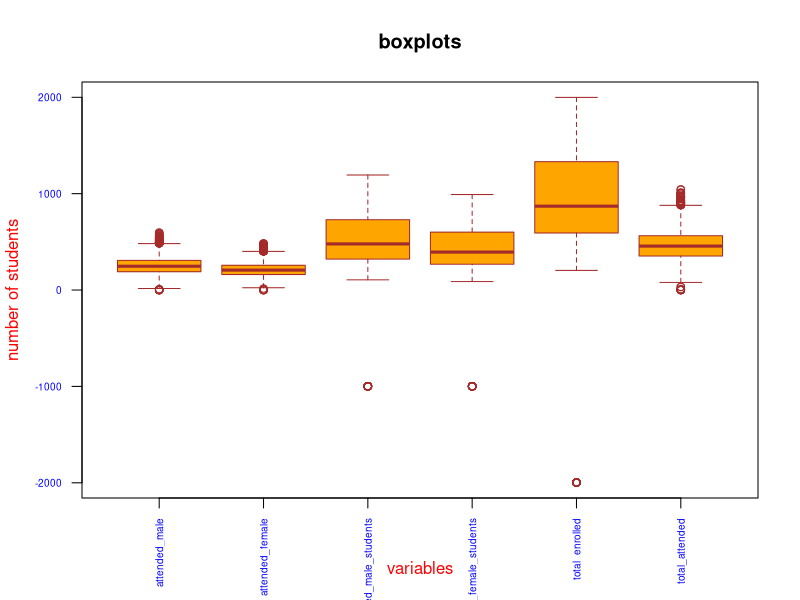
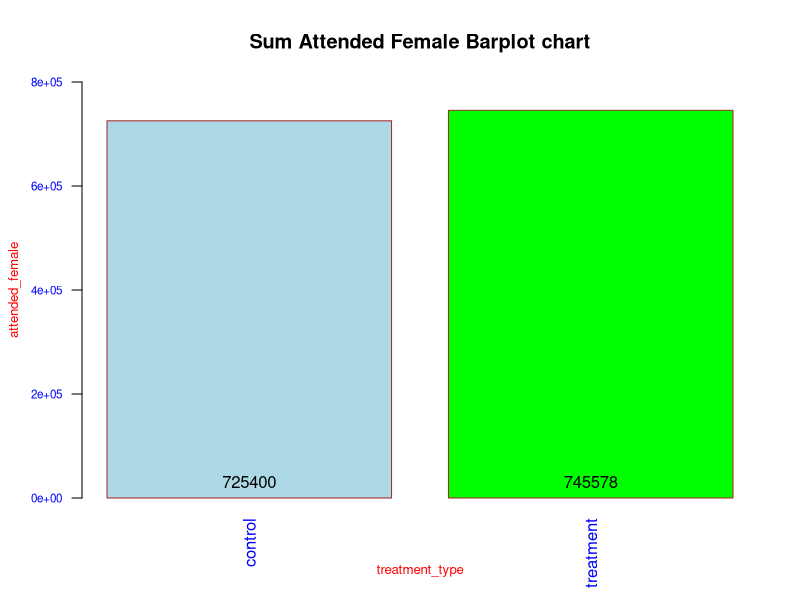
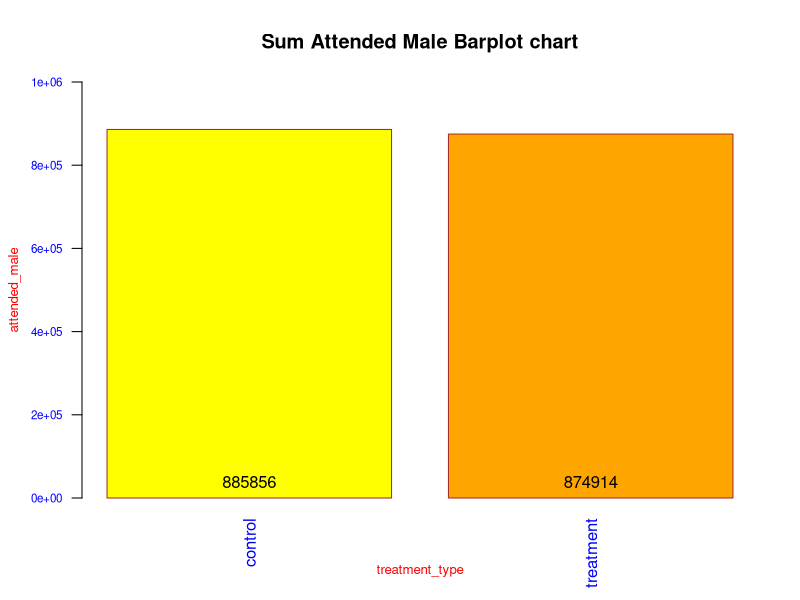
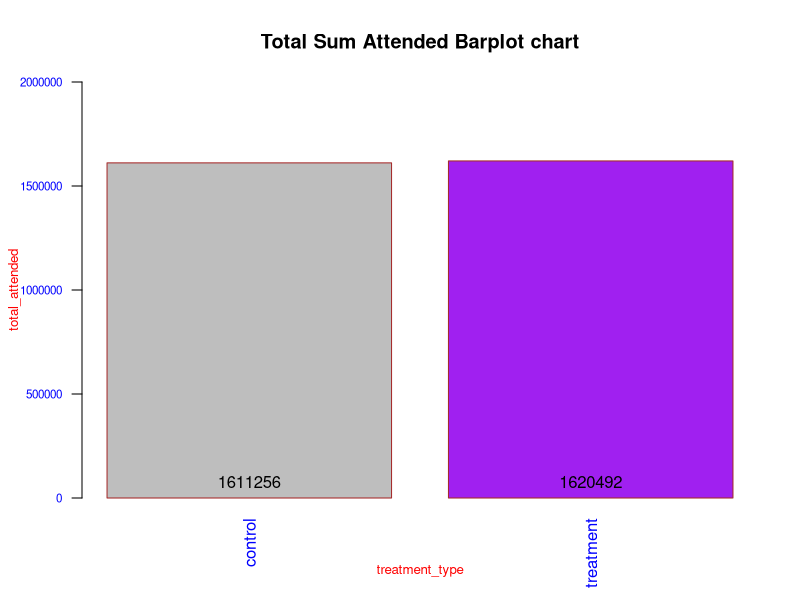
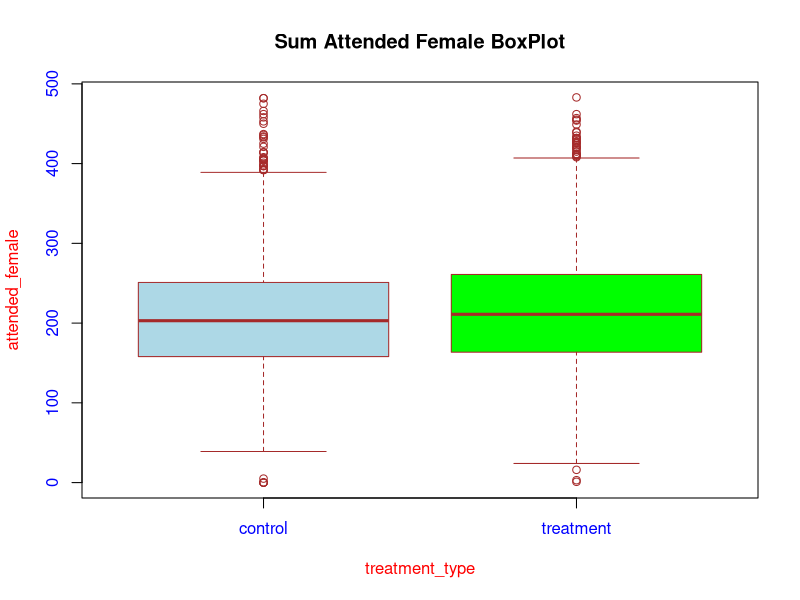
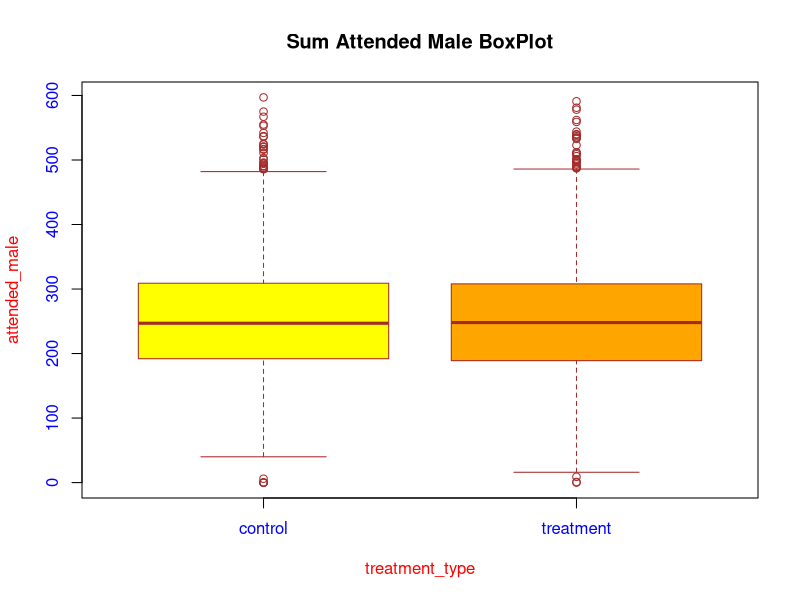
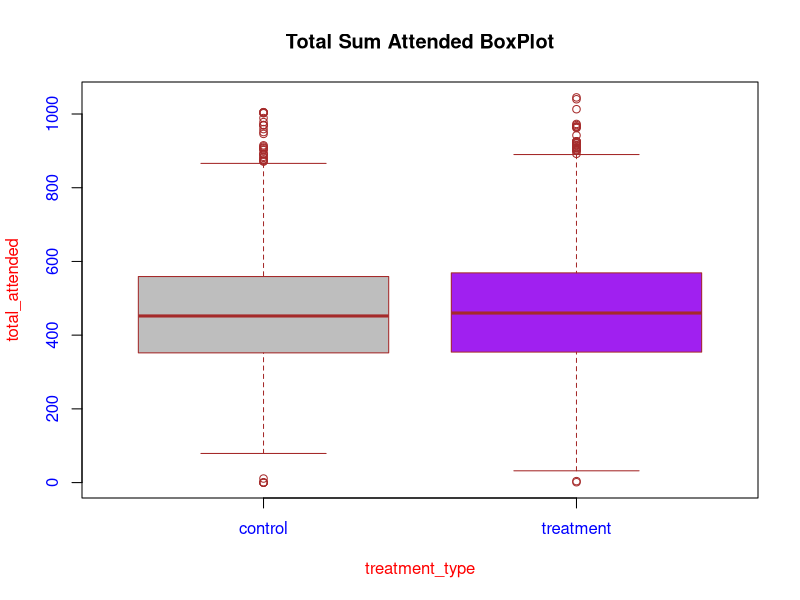
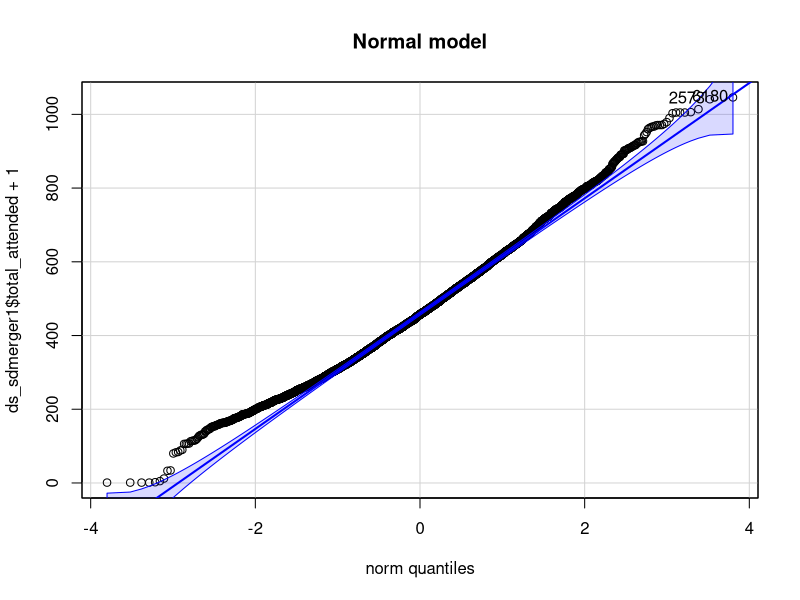

Write the R code that produced these figures, in order.
## ---- chunk 1
knitr::opts_chunk$set(echo = TRUE, message = FALSE, warning = FALSE)
#echo=FALSE indicates that the code will not be shown in the final document 
#(though any results/output would still be displayed).
#include=FALSE to have the chunk evaluated, but neither the code nor its output displayed
# warning=FALSE and message=FALSE suppress any R warnings or messages from being included 
#in the final document
## ---- chunk 2
#Import relevant packages
library(stats)
library(psych)
library(ggplot2)
## ---- chunk 3
#loading the excel dataset with two sheets
library("readxl")
setwd('E:/Documents/Reinp/GitHub Respositories/AB_Testing-with-RStudio')
ds_sd<-read_excel('School data.xlsx', sheet = "Data")
View(ds_sd)
attach(ds_sd)

ds_sd1<-read_excel('School data.xlsx', sheet = "District names")
View(ds_sd1)
attach(ds_sd1)
## ---- chunk 4
#learn more about the dataset
help(ds_sd)
??ds_sd
str(ds_sd)
class(ds_sd)
typeof(ds_sd) 
length(ds_sd)
names(ds_sd) #display variable names
#attributes(ds_sd) #names(ds_sd), class(ds_sd), row.names(ds_sd)
## ---- chunk 5
#distribution of input variables
table(ds_sd$district_id)
table(ds_sd1$"DISTRICT ID")
## ---- chunk 6
#unique values per column
unique(ds_sd$district_id)
unique(ds_sd1$"DISTRICT ID")
## ---- chunk 7
#district_id 200 in (ds_sd dataframe) is not in the (ds-sd1 dataframe)
#DISTRICT ID 1 in (ds_sd1 dataframe) is not in the (ds-sd dataframe)
#DISTRICT ID 2 in (ds_sd1 dataframe) is not in the (ds-sd dataframe)
#DISTRICT ID 112 in (ds_sd1 dataframe) is not in the (ds-sd dataframe)
## ---- chunk 8
ds_sdmerge <- merge(ds_sd, ds_sd1, by.x = "district_id", by.y = "DISTRICT ID") #N/A. 
#This is default #Keep rows where there’s a match in both #innerjoin
View(ds_sdmerge)

ds_sdmerge1 <- merge(ds_sd, ds_sd1, by.x = "district_id", by.y = "DISTRICT ID", all.x = TRUE)
#Keep all rows from x, regardless of match in y #leftJoin even if there's no match in y
View(ds_sdmerge1)

ds_sdmerge2 <- merge(ds_sd, ds_sd1, by.x = "district_id", by.y = "DISTRICT ID", all.y = TRUE)
#Keep all rows from y, regardless of match in x #Rightjoin even if there's no match in x
View(ds_sdmerge2)

ds_sdmerge3 <- merge(ds_sd, ds_sd1, by.x = "district_id", by.y = "DISTRICT ID", all= TRUE)
#Keep all rows from x AND from y #Outerjoin 
View(ds_sdmerge3)

#We select default merge for the final data. It keeps rows where there’s a match in both. 
#we get a total of 6970 schools

## ---- chunk 9
#add total_enrolled column by computing the total number of student enrolled and total number 
#of attended in each school
#Get the total number of student enrolled in each school by adding enrolled_male_students 
#and enrolled_female_students columns

#Adding by equation
ds_sdmerge$total_enrolled=ds_sdmerge$enrolled_male_students + ds_sdmerge$enrolled_female_students
ds_sdmerge$total_attended=ds_sdmerge$attended_male + ds_sdmerge$attended_female

#transform() function
ds_sdmerge1 <- transform(ds_sdmerge1, total_enrolled = enrolled_male_students +
                    enrolled_female_students)
ds_sdmerge1 <- transform(ds_sdmerge1, total_attended = attended_male + attended_female)

#apply() function
ds_sdmerge2$total_enrolled <- apply(ds_sdmerge2[,c('enrolled_male_students',
                          'enrolled_female_students')], 1, function(x) sum(x))
ds_sdmerge2$total_attended <- apply(ds_sdmerge2[,c('attended_male', 'attended_female')], 1,
                              function(x) sum(x))

#tidyverse's dplyr
library(dplyr)
ds_sdmerge3 <- mutate(ds_sdmerge3, total_enrolled = enrolled_male_students +
                        enrolled_female_students)
ds_sdmerge3 <- mutate(ds_sdmerge3, total_attended = attended_male + attended_female)

## ---- chunk 10
#summary statistics
summary(ds_sdmerge) #summarizes the dataset
describe(ds_sdmerge)
## ---- chunk 11
#Create the school_id variable by first sorting the data within each district by the total
#number of enrollees per school. Let the ID be 1 for the school within each district with the
#highest number of enrolled students, 2 for the second highest and so on........

ds_sdmerge <- arrange(ds_sdmerge,district_id,desc(total_enrolled))


ds_sdmerger <- ds_sdmerge %>% 
  group_by(district_id) %>% 
  mutate(school_id = rank(desc(total_enrolled), ties.method = "first"))

View(ds_sdmerger)
head(ds_sdmerger)
tail(ds_sdmerger)

## ---- chunk 12
#Check the numeric variables for outliers.
describe(ds_sdmerger)

## We use boxplot to visualize for any outliers

boxplot(ds_sdmerger [, c("attended_male", "attended_female", "enrolled_male_students",
      "enrolled_female_students", "total_enrolled", "total_attended")], main="boxplots",
xlab="variables",
ylab="number of students",
col="orange",
border="brown", las = 2, cex.axis = 0.6, col.axis = 'blue', col.lab = 'red')

## ---- chunk 13
#From the boxplot above, outliers are present in form of negative count of students.
#There are negative values in enrolled_male_students and in enrolled_female_students leading 
#to a negative total_enrolled
## ---- chunk 14
#cleaning data from the outliers
ds_sdmerger1 <- ds_sdmerger[(ds_sdmerger[,8]>0),]
View(ds_sdmerger1)
describe(ds_sdmerger1)
## ---- chunk 15
#Label values for the treatment variable appropriately (1 = Treatment, 0 = Control)
ds_sdmerger1$treatment_type <- factor(ds_sdmerger1$treatment, levels = c(0,1), 
                                      labels = c("control", "treatment"))
View(ds_sdmerger1)


which(is.na(ds_sdmerger1$total_attended)) #check for missing values

which(!complete.cases(ds_sdmerger1))
## ---- chunk 16
#Create a well labelled graphs showing the difference in attendance between treatment 
#and control schools.

bp1 <- barplot(tapply(ds_sdmerger1$attended_female, ds_sdmerger1$treatment_type, FUN=sum), 
    xlab="treatment_type",ylab="attended_female",col=c("lightblue", "green"), 
main="Sum Attended Female Barplot chart",border="brown" , col.axis = 'blue', col.lab = 'red',
cex.axis = 0.7, cex.lab = 0.8, las = 2, ylim=c(0, 800000))
text(bp1, 0, tapply(ds_sdmerger1$attended_female, ds_sdmerger1$treatment_type, FUN=sum), 
     cex=1,pos=3)


bp2 <- barplot(tapply(ds_sdmerger1$attended_male, ds_sdmerger1$treatment_type, FUN=sum),
    xlab="treatment_type",ylab="attended_male",col=c("yellow", "orange"),
    main="Sum Attended Male Barplot chart",border="brown" , col.axis = 'blue', col.lab = 'red',
    cex.axis = 0.7, cex.lab = 0.8, las = 2, ylim=c(0, 1000000))
text(bp2, 0, tapply(ds_sdmerger1$attended_male, ds_sdmerger1$treatment_type, FUN=sum), 
     cex=1,pos=3)


bp3 <- barplot(tapply(ds_sdmerger1$total_attended, ds_sdmerger1$treatment_type, FUN=sum), 
      xlab="treatment_type",ylab="total_attended",col=c("grey", "purple"),
  main="Total Sum Attended Barplot chart",border="brown" , col.axis = 'blue', col.lab = 'red',
  cex.axis = 0.7, cex.lab = 0.8, las = 2, ylim=c(0, 2000000))
text(bp3, 0, tapply(ds_sdmerger1$total_attended, ds_sdmerger1$treatment_type, FUN=sum), 
     cex=1,pos=3)
## ---- chunk 17
#relationship between treatment_type and total_attended by means of a boxplot
boxplot(attended_female ~ treatment_type,
col=c("lightblue", "green"),ds_sdmerger1,
col.axis = 'blue', col.lab = 'red', border="brown",
main="Sum Attended Female BoxPlot")

boxplot(attended_male ~ treatment_type,
col=c("yellow", "orange"),ds_sdmerger1,
col.axis = 'blue', col.lab = 'red', border="brown",
main="Sum Attended Male BoxPlot")


boxplot(total_attended ~ treatment_type,
col=c("gray","purple"),ds_sdmerger1,
col.axis = 'blue', col.lab = 'red', border="brown",
main="Total Sum Attended BoxPlot")
## ---- chunk 18
#finding a fitting distribution for the total attended variable
library(car)
library(MASS) #So that distributions that must be non-zero can make sense of my data

qqp(ds_sdmerger1$total_attended+1, "norm", main="Normal model")

qqp(ds_sdmerger1$total_attended+1, "lnorm", main="LogNormal model") #lnorm means lognormal

# qqp requires estimates of the parameters of the negative binomial, Poisson
# and gamma distributions. You can generate estimates using the fitdistr
# function.

#negative binomial and gamma distributions can only handle positive numbers.
#Poisson distribution can only handle positive whole numbers. 
#Binomial and Poisson distributions are different from the others because they 
#are discrete rather than continuous, which means they quantify distinct, 
#countable events or the probability of these events

nbinom <- fitdistr(ds_sdmerger1$total_attended+1, "Negative Binomial")
qqp(ds_sdmerger1$total_attended+1, "nbinom", size = nbinom$estimate[[1]], mu =
      nbinom$estimate[[2]], main="Negative Binomial model")

pois <- fitdistr(ds_sdmerger1$total_attended+1, "Poisson")
qqp(ds_sdmerger1$total_attended+1, "pois", lambda=pois$estimate, main="Poisson model")

gamma <- fitdistr(ds_sdmerger1$total_attended+1, "gamma")
qqp(ds_sdmerger1$total_attended+1, "gamma", shape = gamma$estimate[[1]], rate =
      gamma$estimate[[2]], main="Gamma model")
## ---- chunk 19
#Armed with the knowledge of which probability distribution fits best, 
#we can try fitting a model


#A mixed model is similar in many ways to a linear model. 
#It estimates the effects of one or more explanatory variables on a response variable.
#The output of a mixed model will give you a list of explanatory values, estimates and
#confidence intervals of their effect sizes, p-values for each effect, and 
#at least one measure of how well the model fits. 
#You should use a mixed model instead of a simple linear model when you have a variable 
#that describes your data sample as a subset of the data you could have collected.

#In a mixed model, we add one or more random effects to our fixed effects.
#These random effects essentially give structure to the error term. 
#this characterizes idiosyncratic variation that is due to individual differences.

#linear models are “fixed-effects-only” models. They have one or more fixed effects and a 
#general error term.

#If data is normally distributed, we can use a linear mixed model (LMM). 
#load the lme4 package and make a call to the function lmer. 
#The first argument to the function is a formula that takes the form y ~ x1 + x2 ...etc.,
#where y is the response variable and x1, x2, etc. are explanatory variables. 
#Random effects are added in with the explanatory variables. 
#Crossed random effects take the form (1 | r1) + (1 | r2) ... 
#while nested random effects take the form (1 | r1 / r2).

#The next argument is where you designate the data frame your variables come from. 
#This is where you can designate whether the mixed model will estimate the parameters
#using maximum likelihood or restricted maximum likelihood. 
#If your random effects are nested, or you have only one random effect, and if your data
#are balanced (i.e., similar sample sizes in each factor group) set REML to FALSE, 
#because you can use maximum likelihood. 
#If your random effects are crossed, don't set the REML argument because it defaults
#to TRUE anyway.
## ---- chunk 20
library(lme4)
#1.We construct the null model first. 
#H0 (called the null hypothesis ): There is no relationship between the two variables.

lmmtreatment.null <- lmer(total_attended ~ total_enrolled + (1 | district_id), 
                          data = ds_sdmerger1, REML = FALSE)
summary(lmmtreatment.null)

#The Anova function does a Wald test, which tells us how confident we are of our 
#estimate of the effect of total enrolled on total attended, and the p-value tells 
#me that I should not be confident at all.
Anova(lmmtreatment.null)
## ---- chunk 21
#2.we construct the full model next
#H1 (called the alternative hypothesis): There exist a relationship between the two variables.

lmmtreatment <- lmer(total_attended ~ treatment + total_enrolled + (1 | district_id), 
                          data = ds_sdmerger1, REML = FALSE)
summary(lmmtreatment)

#The Anova function tells us how confident we are of our estimate of the effect of 
#treatment and total enrolled on total attended, and the p-value tells 
#me that I should not be confident at all.
Anova(lmmtreatment)
## ---- chunk 22
lmmtreat <- lmer(total_attended ~ treatment + (1 | district_id), 
                          data = ds_sdmerger1, REML = FALSE)
summary(lmmtreat)

#The Anova function tells us how confident we are of our estimate of the effect of 
#treatment on total attended, and the p-value tells 
#me that I should not be confident at all.
Anova(lmmtreat)

#The coefficient “treatment” is the slope for the categorical effect of providing meals.
#7.691 means that to go from “control” to “treatment”, total attendance increases 
#by around 8 pupils.
#attendance is lower in control(no meals provided) than in treatment(meals provided), 
#by about 8 pupils.

#oftentimes, model intercepts are not particularly meaningful.
#But this Model intercept is 463.090. If you look back at the boxplot that we constructed
#earlier, you can see that the value 463.090 seems to fall halfway between control 
#and treatment(and this is indeed what this intercept represents). 
#It’s the average of our data for the informal condition

#compared to the other model with the fixed effect total enrolled added, the intercept
#is particularly off as we didn’t inform our model that there’s total enrolled in 
#our dataset. the intercept reduces to 406. The coefficient for the effect of treatment 
#increased to 8.406 from 7.691

#If you want to interpret these results, you’ll most likely need to report some kind 
#of p-value. 
#P-value for treatment in the models are significant(less than 0.05) and reduces 
#from 0.02993 to 0.0159.
#Unfortunately, p-values for mixed models aren’t as straightforward as they are 
#for the linear model.

#Rather than getting a p-value straightforwardly from your model, we get a p-value from a
#comparison of two models.

#Thus we focus on the Likelihood Ratio Test as a means to attain p-values.
#Likelihood is the probability of seeing the data you collected given your model.
#The logic of the likelihood ratio test is to compare the likelihood of two models
#with each other. First, the model without the factor that you’re interested in (the
#null model), then the model with the factor that you’re interested in.
## ---- chunk 23
#3. We have two models to compare with each other – one with the effect in
#question, one without the effect in question. 
#We perform the likelihood ratio test using the anova() function:

anova(lmmtreatment.null,lmmtreatment)

#we compared a full model (with the fixed effects in question) against a reduced(null) 
#model without the effects in question. 
#we conclude that a fixed effect treatment is significant as the difference between the
#likelihood of these two models is significant.

#treatment(providing primary school pupils with a free meal on school days) affected total 
#attendance (chisq.(1)=5.8116, p=0.01592), increasing it by about 8.406(8pupils) ± 3.486(3 pupils)
## ---- chunk 24

coef(lmmtreatment)

#You see that each district is assigned a different intercept given that we’ve told the 
#model with “(1|district_id)”

#Note also that the fixed effects (treatment and total_enrolled) are all the same for all
#district_id. Our model is what is called a random intercept model. 
#In this model, we account for baseline-differences in total attended, but we assume that
#whatever the effect of treatment is, it’s going to be the same for all subjects and items.

#But is that a valid assumption? often times it’s not – it is quite expected
#that some district-id would elicit more or less treatments. That is, the effect of
#providing meals might be different for different district-id.

## ---- chunk 25
#Thus what we need is a random slope model, where district_id is not only allowed to have 
#differing intercepts,but where they are also allowed to have different slopes for the 
#effect of providing meals

lmmtreatmentRS <- lmer(total_attended ~ treatment + total_enrolled + 
        (1+treatment|district_id), data = ds_sdmerger1, REML = FALSE)
summary(lmmtreatmentRS)

lmmtreatmentRS.null <- lmer(total_attended ~ total_enrolled + (1+treatment|district_id), 
        data = ds_sdmerger1, REML = FALSE)
summary(lmmtreatmentRS.null)

#The notation “(1+treatment | district_id)” means that you tell the model to expect differing 
#baseline-levels of total_attended (the intercept, represented by 1) as well as differing
#responses to the main factor which is “treatment” in this case

anova(lmmtreatmentRS.null,lmmtreatmentRS)

#we conclude that a fixed effect treatment for random slope model is not significant as the 
#difference between the likelihood of these two models is 0.1254.(greater than 0.05)

coef(lmmtreatmentRS)

